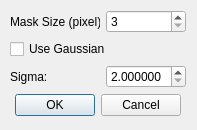
<?xml version="1.0" encoding="UTF-8"?>
<ui version="4.0">
 <class>DialogBlur</class>
 <widget class="QDialog" name="DialogBlur">
  <property name="geometry">
   <rect>
    <x>0</x>
    <y>0</y>
    <width>197</width>
    <height>130</height>
   </rect>
  </property>
  <property name="windowTitle">
   <string>Blur Properties</string>
  </property>
  <widget class="QWidget" name="">
   <property name="geometry">
    <rect>
     <x>10</x>
     <y>10</y>
     <width>176</width>
     <height>107</height>
    </rect>
   </property>
   <layout class="QVBoxLayout" name="verticalLayout_3">
    <item>
     <layout class="QVBoxLayout" name="verticalLayout">
      <item>
       <layout class="QHBoxLayout" name="horizontalLayout">
        <item>
         <widget class="QLabel" name="label">
          <property name="text">
           <string>Mask Size (pixel):</string>
          </property>
         </widget>
        </item>
        <item>
         <widget class="QSpinBox" name="spinBox_maskSize">
          <property name="minimumSize">
           <size>
            <width>80</width>
            <height>0</height>
           </size>
          </property>
          <property name="maximumSize">
           <size>
            <width>80</width>
            <height>16777215</height>
           </size>
          </property>
          <property name="minimum">
           <number>3</number>
          </property>
          <property name="maximum">
           <number>20</number>
          </property>
         </widget>
        </item>
       </layout>
      </item>
      <item>
       <layout class="QVBoxLayout" name="verticalLayout_2">
        <item>
         <widget class="QCheckBox" name="checkBox_useGaussian">
          <property name="text">
           <string>Use Gaussian</string>
          </property>
         </widget>
        </item>
        <item>
         <layout class="QHBoxLayout" name="horizontalLayout_2">
          <item>
           <widget class="QLabel" name="label_2">
            <property name="text">
             <string>Sigma: </string>
            </property>
           </widget>
          </item>
          <item>
           <widget class="QDoubleSpinBox" name="doubleSpinBox_gaussianSigma">
            <property name="minimumSize">
             <size>
              <width>80</width>
              <height>0</height>
             </size>
            </property>
            <property name="maximumSize">
             <size>
              <width>80</width>
              <height>16777215</height>
             </size>
            </property>
            <property name="decimals">
             <number>6</number>
            </property>
            <property name="minimum">
             <double>2.000000000000000</double>
            </property>
            <property name="maximum">
             <double>100.000000000000000</double>
            </property>
           </widget>
          </item>
         </layout>
        </item>
       </layout>
      </item>
     </layout>
    </item>
    <item>
     <widget class="QDialogButtonBox" name="buttonBox">
      <property name="orientation">
       <enum>Qt::Horizontal</enum>
      </property>
      <property name="standardButtons">
       <set>QDialogButtonBox::Cancel|QDialogButtonBox::Ok</set>
      </property>
      <property name="centerButtons">
       <bool>true</bool>
      </property>
     </widget>
    </item>
   </layout>
  </widget>
 </widget>
 <resources/>
 <connections>
  <connection>
   <sender>buttonBox</sender>
   <signal>accepted()</signal>
   <receiver>DialogBlur</receiver>
   <slot>accept()</slot>
   <hints>
    <hint type="sourcelabel">
     <x>248</x>
     <y>254</y>
    </hint>
    <hint type="destinationlabel">
     <x>157</x>
     <y>274</y>
    </hint>
   </hints>
  </connection>
  <connection>
   <sender>buttonBox</sender>
   <signal>rejected()</signal>
   <receiver>DialogBlur</receiver>
   <slot>reject()</slot>
   <hints>
    <hint type="sourcelabel">
     <x>316</x>
     <y>260</y>
    </hint>
    <hint type="destinationlabel">
     <x>286</x>
     <y>274</y>
    </hint>
   </hints>
  </connection>
 </connections>
</ui>
